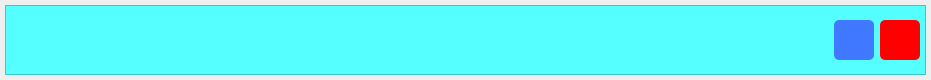
<?xml version="1.0" encoding="UTF-8"?>
<ui version="4.0">
 <class>ItemWidget</class>
 <widget class="QWidget" name="ItemWidget">
  <property name="geometry">
   <rect>
    <x>0</x>
    <y>0</y>
    <width>931</width>
    <height>80</height>
   </rect>
  </property>
  <property name="maximumSize">
   <size>
    <width>16777215</width>
    <height>80</height>
   </size>
  </property>
  <property name="windowTitle">
   <string>Form</string>
  </property>
  <layout class="QVBoxLayout" name="verticalLayout">
   <property name="spacing">
    <number>6</number>
   </property>
   <property name="leftMargin">
    <number>5</number>
   </property>
   <property name="topMargin">
    <number>5</number>
   </property>
   <property name="rightMargin">
    <number>5</number>
   </property>
   <property name="bottomMargin">
    <number>5</number>
   </property>
   <item>
    <widget class="QFrame" name="frame">
     <property name="styleSheet">
      <string notr="true">background-color: rgb(85, 255, 255);</string>
     </property>
     <property name="frameShape">
      <enum>QFrame::StyledPanel</enum>
     </property>
     <property name="frameShadow">
      <enum>QFrame::Raised</enum>
     </property>
     <layout class="QVBoxLayout" name="verticalLayout_2">
      <property name="spacing">
       <number>6</number>
      </property>
      <property name="leftMargin">
       <number>5</number>
      </property>
      <property name="topMargin">
       <number>5</number>
      </property>
      <property name="rightMargin">
       <number>5</number>
      </property>
      <property name="bottomMargin">
       <number>5</number>
      </property>
      <item>
       <layout class="QHBoxLayout" name="horizontalLayout">
        <item>
         <widget class="QLabel" name="ItemId">
          <property name="text">
           <string/>
          </property>
         </widget>
        </item>
        <item>
         <widget class="QLabel" name="name">
          <property name="text">
           <string/>
          </property>
         </widget>
        </item>
        <item>
         <widget class="QLabel" name="Categoty">
          <property name="text">
           <string/>
          </property>
         </widget>
        </item>
        <item>
         <widget class="QLabel" name="Price">
          <property name="text">
           <string>&lt;html&gt;&lt;head/&gt;&lt;body&gt;&lt;p&gt;&lt;/p&gt;&lt;/body&gt;&lt;/html&gt;</string>
          </property>
         </widget>
        </item>
        <item>
         <widget class="QPushButton" name="editbtn">
          <property name="minimumSize">
           <size>
            <width>40</width>
            <height>40</height>
           </size>
          </property>
          <property name="maximumSize">
           <size>
            <width>40</width>
            <height>40</height>
           </size>
          </property>
          <property name="styleSheet">
           <string notr="true">background-color: rgb(64, 121, 255);
border-radius:5px;</string>
          </property>
          <property name="text">
           <string/>
          </property>
         </widget>
        </item>
        <item>
         <widget class="QPushButton" name="deletebtn">
          <property name="minimumSize">
           <size>
            <width>40</width>
            <height>40</height>
           </size>
          </property>
          <property name="maximumSize">
           <size>
            <width>40</width>
            <height>40</height>
           </size>
          </property>
          <property name="styleSheet">
           <string notr="true">background-color:red;
border-radius:5px;</string>
          </property>
          <property name="text">
           <string/>
          </property>
         </widget>
        </item>
       </layout>
      </item>
     </layout>
    </widget>
   </item>
  </layout>
 </widget>
 <resources/>
 <connections/>
</ui>
